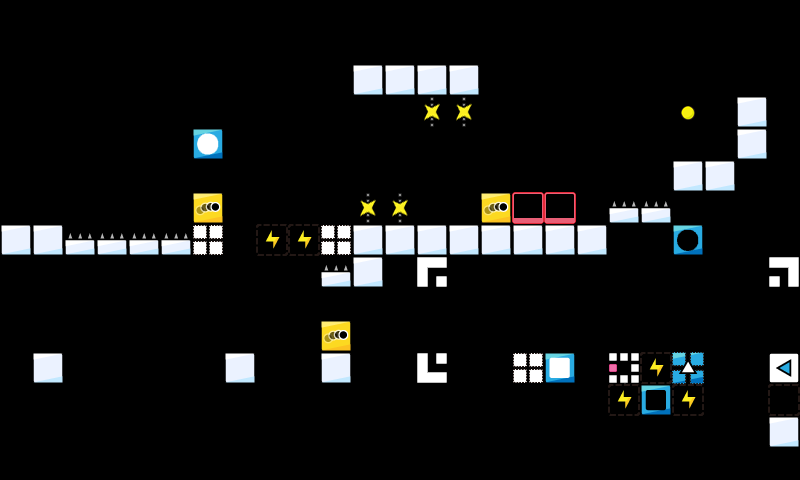

The image is a tile-based game level rendered from a .tmx file. Its description and source (layers, tilesets, objects; grid data summarised) follow:
An orthogonal 25x15 tile map with 32x32 px tiles, 1 tile layer (map) and 1 object (Missile).

<map version="1.2" tiledversion="1.3.1" orientation="orthogonal" renderorder="right-down" compressionlevel="0" width="25" height="15" tilewidth="32" tileheight="32" infinite="0" nextlayerid="3" nextobjectid="2">
 <tileset firstgid="1" name="map_tiles" tilewidth="32" tileheight="32" tilecount="225" columns="15">
  <image source="../../img/map_tiles.png" width="480" height="480" />
 </tileset>
 <layer id="1" name="map" width="25" height="15">
  <data>[375 cells, 64 non-empty, 20 distinct tile ids]</data>
 </layer>
 <objectgroup id="2" name="Object Layer 1">
  <object id="1" name="Missile" x="736" y="384" width="32" height="32">
   <properties>
    <property name="direction" value="4" />
    <property name="speed" value="0.8" />
    <property name="time" value="0" />
   </properties>
  </object>
 </objectgroup>
</map>
